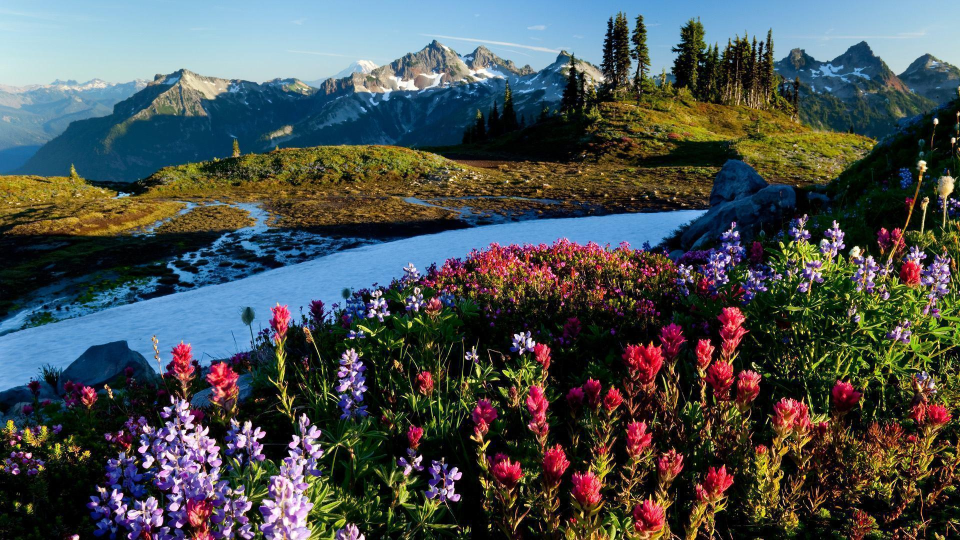
%> input picture HW1/scenery.jpg, 1920 x 1080 px (shown at 1/2 size)
$ octave --eval "main;"   (GNU Octave 9; MATLAB toolbox functions it lacks are replaced by stand-ins)
%> lines starting %> are read from the running program, lines starting %| are printed output that depends on the picture
function main
  img = imread('scenery.jpg');
%> img is the input picture: size 1080x1920x3 uint8; mean R, G, B 73.5, 80.2, 80.3
  dim = size(img);
  grayscale = rgb2gray(img);
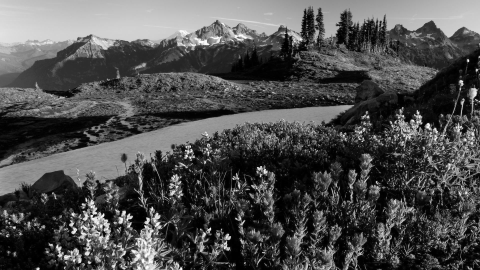
%> grayscale: size 1080x1920 uint8 (shown at 1/4 size); min 0, max 255, mean 78.2

  figure;
  imshow(grayscale);
  title("Referenced image");

  figure;
  shearimg = shear(grayscale, 0.5, 0.25);
%> in shear, `output = imtransform(img, maketform('affine', affine_matrix));`:
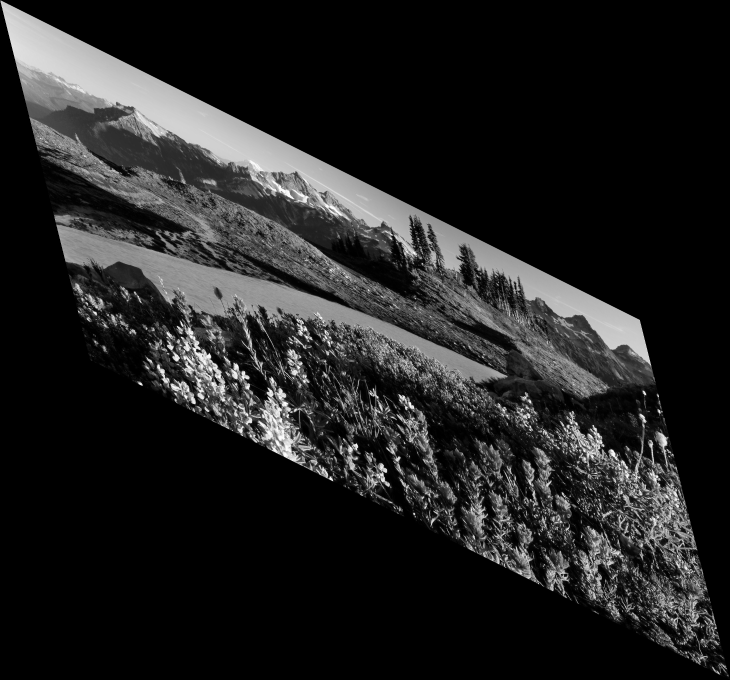
%> output: size 2040x2190 uint8 (shown at 1/3 size); min 0, max 255, mean 34.1
  imshow(shearimg);
  title("Sheared image");

  sheared_points = [
                    419, 329;
                    1788, 991;
                    1536,1047;
                    226,398;
                    ];

  ref_points = [
                383, 137;
                1759,112;
                1457,319;
                145,326;
                ];

  co_efficients = find_transformation(ref_points,sheared_points);

  figure;
  rev = imresize(
          imcrop(
            co_eff_transform(shearimg, co_efficients),
            [552, 1241, 2483 - 552, 2316 - 1241]
          ),
          [dim(1), dim(2)]
        );
%> in co_eff_transform, `output = imtransform(img, tform2);`:
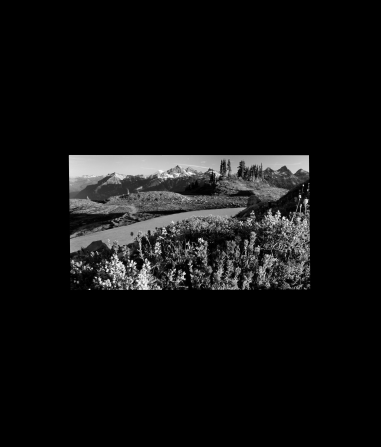
%> output: size 3576x3045 uint8 (shown at 1/8 size); min 0, max 255, mean 17.2
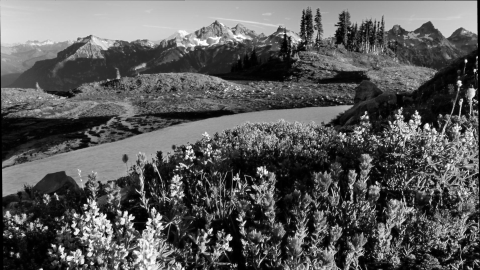
%> rev: size 1080x1920 uint8 (shown at 1/4 size); min 0, max 255, mean 90

  imshow(rev);
  title("Reverse transform");


  figure;
  imshow(grayscale - rev);
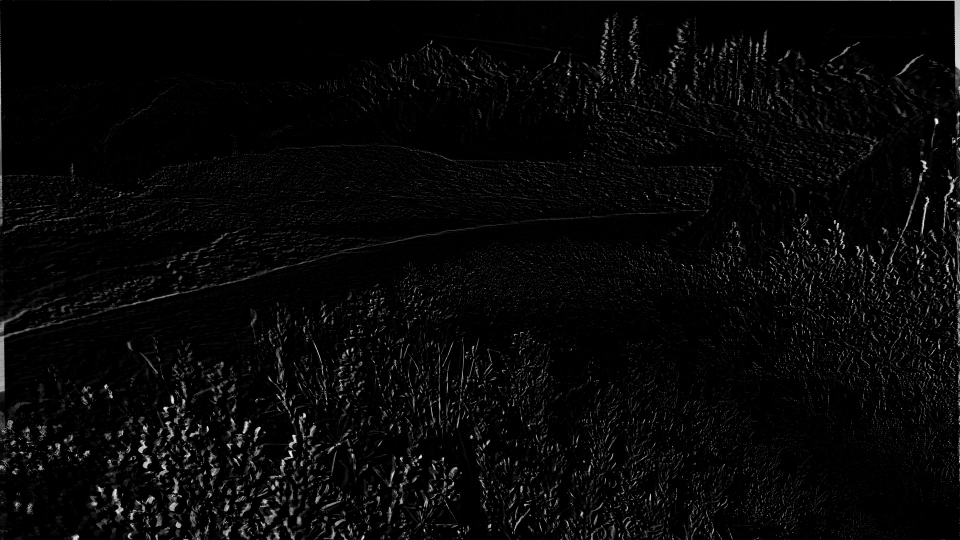
%> displayed picture: size 1080x1920, on the screen's scale of 0 to 255 (shown at 1/2 size); min 0, max 254, mean 7.5
  title("difference between registered image and reverse transform");
end

function output=co_eff_transform(img, co_efficients)
  % apply custom transform on image
  % Inputs:
  %   img : input image
  %   co_efficients : the c1~c8 transform coefficients
  % Output :
  %   output : transformed image
  r = @(x)  x(:,1).* co_efficients(1) + x(:,2).* co_efficients(2) + x(:,2).* x(:,1).* co_efficients(3) + co_efficients(4);
  w = @(x)  x(:,1).* co_efficients(5) + x(:,2).* co_efficients(6) + x(:,2).* x(:,1).* co_efficients(7) + co_efficients(8);
  f = @(x, unused) [r(x), w(x)];

  tform2 = maketform('custom', 2, 2, [], f, []);
  output = imtransform(img, tform2);
end

function output = shear(img, shx, shy)
  % apply shear transform on an input image
  % Input :
  %   img : input image
  %   shx : shear scale on x axis
  %   shy : shear scale on y axis
  % Outpus:
  %   output : image after being sheared

  affine_matrix = [1,shx,0;shy,1,0;0,0,1];
  output = imtransform(img, maketform('affine', affine_matrix));

end

function co_efficients = find_transformation(reference_points, transform_points)
  % Using least square error formula to calc co_efficients
  % Inputs :
  %   reference_points : a matrix of 4X2, representing four point in reference image
  %   transform_points : a matrix of 4X2, representing corresponding points in transformed image
  % Outputs :
  %   co_efficients : c1 ~ c8 in formula below
  %   x = c1.v + c2.w + c3.v.w + c4
  %   y = c5.v + c6.w + c7.v.w + c8
  b = [
      transform_points(1,1);
      transform_points(2,1);
      transform_points(3,1);
      transform_points(4,1);
      ];
  a = [
      reference_points(1,1), reference_points(1,2), reference_points(1, 1) * reference_points(1, 2), 1;
      reference_points(2,1), reference_points(2,2), reference_points(2, 1) * reference_points(2, 2), 1;
      reference_points(3,1), reference_points(3,2), reference_points(3, 1) * reference_points(3, 2), 1;
      reference_points(4,1), reference_points(4,2), reference_points(4, 1) * reference_points(4, 2), 1;
      ];
  % co_efficients_part1 = lsqr(a, b);
  co_efficients_part1 = ols(b, a);
  b = [
      transform_points(1,2);
      transform_points(2,2);
      transform_points(3,2);
      transform_points(4,2);
      ];
  % co_efficients_part2 = lsqr(a, b);
  co_efficients_part2 = ols(b, a);
  co_efficients = [co_efficients_part1; co_efficients_part2];
end

$ run again, with HW1/Lilies_nature_colorful_flowers.jpg copied over HW1/scenery.jpg
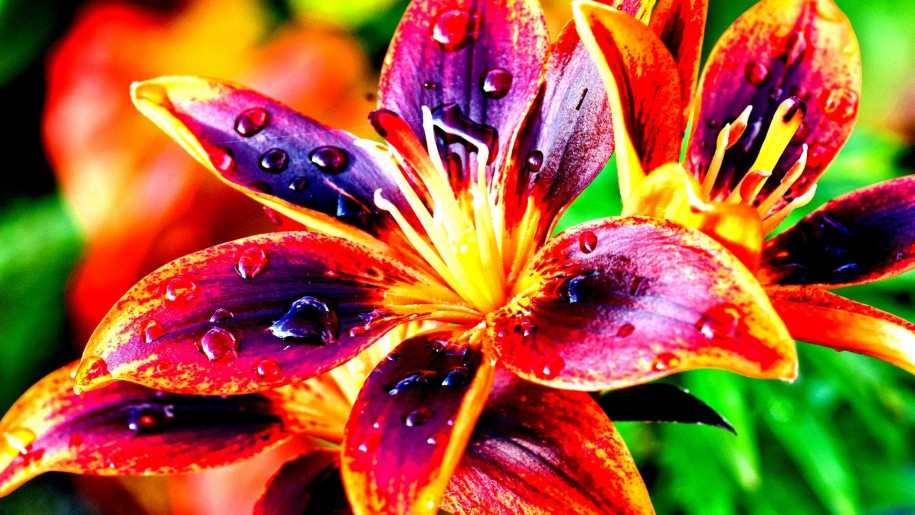
%> input picture HW1/Lilies_nature_colorful_flowers.jpg, 915 x 515 px
%> in main, img is the input picture: size 515x915x3 uint8; mean R, G, B 164.2, 91.2, 52.9
%> in main, `grayscale = rgb2gray(img);`:
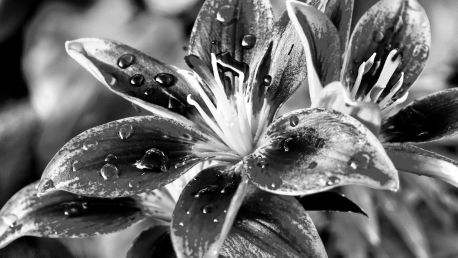
%> grayscale: size 515x915 uint8 (shown at 1/2 size); min 0, max 255, mean 108.7
%> in co_eff_transform, `output = imtransform(img, tform2);`:
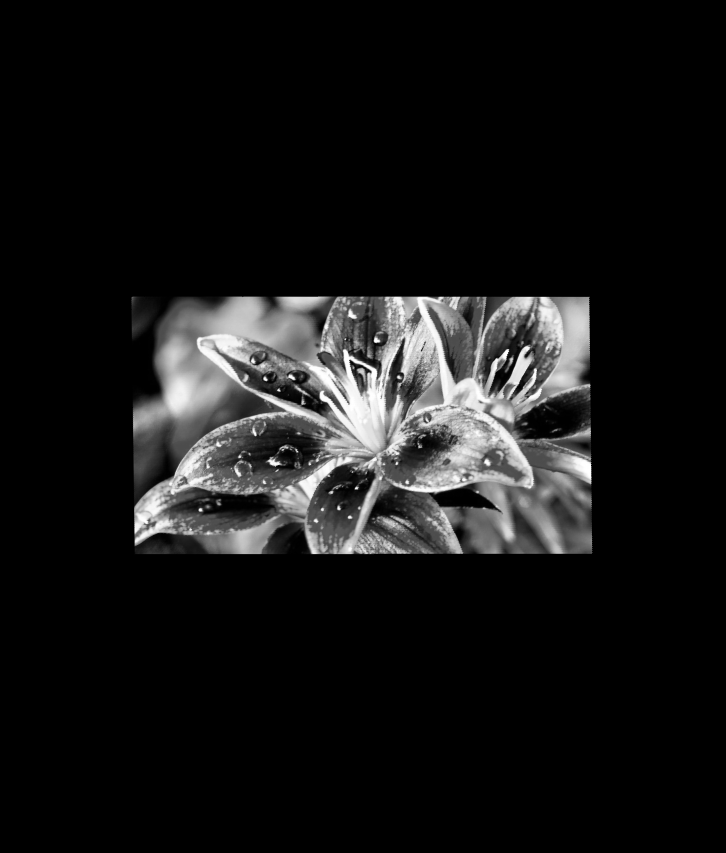
%> output: size 1705x1451 uint8 (shown at 1/2 size); min 0, max 255, mean 22.1
%> rev: size 515x915 uint8; every value is 0

$ run again, with HW1/Orion_Belt.jpg copied over HW1/scenery.jpg
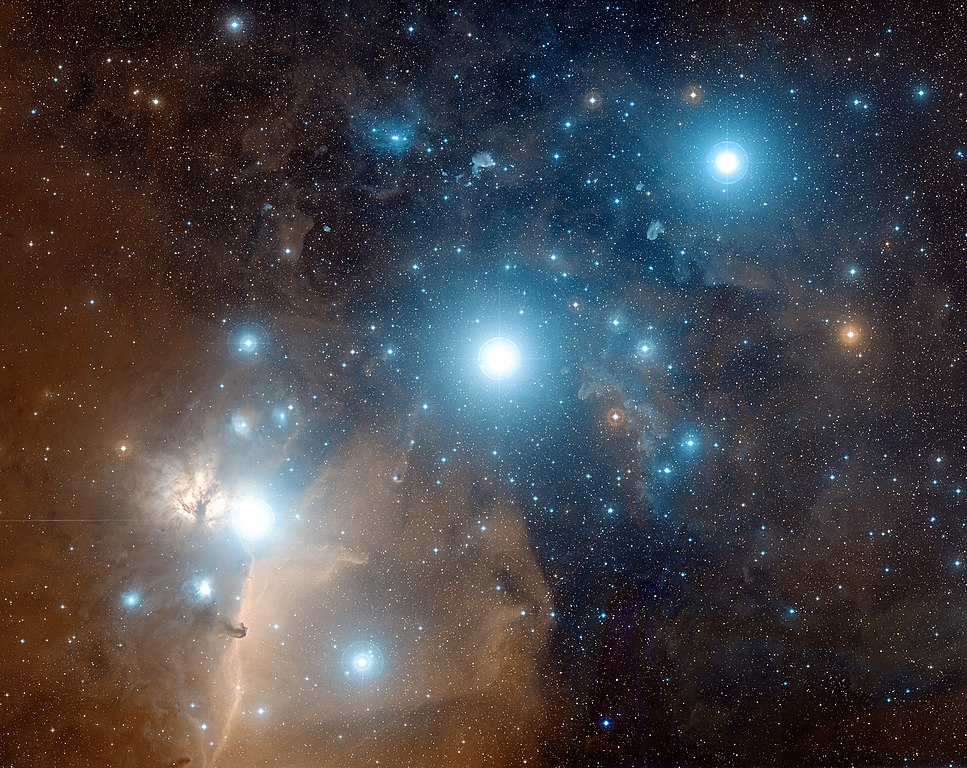
%> input picture HW1/Orion_Belt.jpg, 967 x 768 px
%> in main, img is the input picture: size 768x967x3 uint8; mean R, G, B 70, 68.8, 72.6
%> in main, `rev = imresize( imcrop( co_eff_transform(shearimg, co_efficients), [55..`:
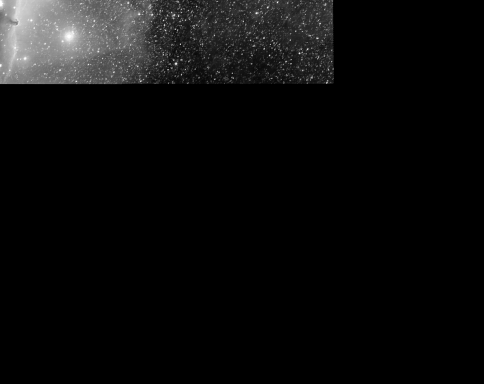
%> rev: size 768x967 uint8 (shown at 1/2 size); min 0, max 255, mean 12.4
%> in main, `imshow(grayscale - rev);`:
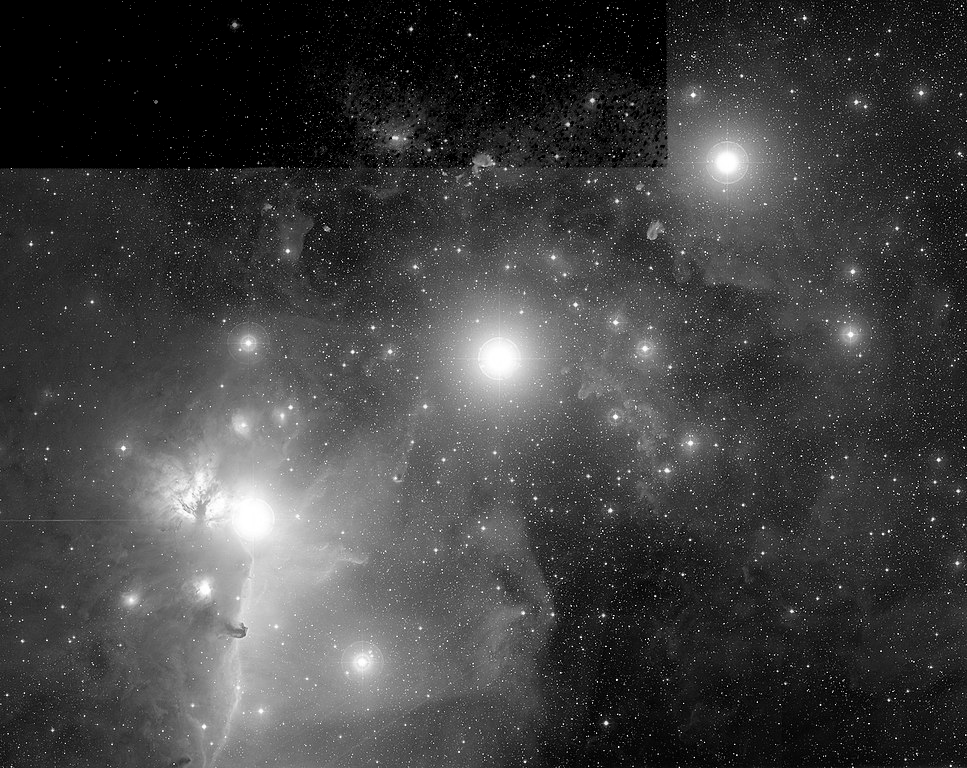
%> displayed picture: size 768x967, on the screen's scale of 0 to 255; min 0, max 255, mean 65.2
